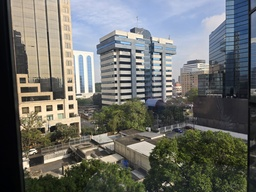
#> input picture src/img/ours_1.jpg, 256 x 192 px, shrunk from 4000 x 3000 before the run
$ jupyter execute panorama.ipynb
#> lines starting #> are read from the running program, lines starting #| are printed output that depends on the picture
# Proyecto 03 - Panorama
Integrantes:
- Sara Echeverría 21371
- Melissa Pérez 21385
- Ricardo Mendez 21289

Repositorio: https://github.com/bl33h/panoramaBuilder

[cell 1]
import numpy as np
import cv2 as cv2
import matplotlib.pyplot as plt

### 01. Images

[cell 2]
def load_images(paths):
    return [cv2.imread(p) for p in paths]
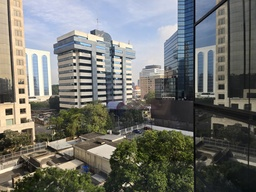
#> input picture src/img/ours_2.jpg, 256 x 192 px, shrunk from 4000 x 3000 before the run
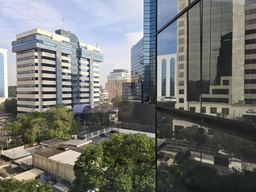
#> input picture src/img/ours_3.jpg, 256 x 192 px, shrunk from 4000 x 3000 before the run
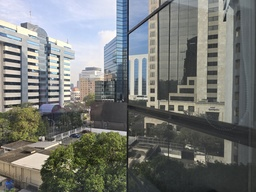
#> input picture src/img/ours_4.jpg, 256 x 192 px, shrunk from 4000 x 3000 before the run

[cell 3]
image_paths = ['./img/ours_1.jpg', './img/ours_2.jpg', './img/ours_3.jpg', './img/ours_4.jpg']
images = load_images(image_paths)
#> images = 4 items

### 02. Matching pairs

[cell 4]
def detect_and_match(img1, img2):
    orb = cv2.ORB_create(10000)
    kp1, des1 = orb.detectAndCompute(img1, None)
    kp2, des2 = orb.detectAndCompute(img2, None)

    if des1 is None or des2 is None or len(des1) < 4 or len(des2) < 4:
        print("Warning: Not enough keypoints detected")
        return np.eye(3), None, kp1, kp2, []

    matcher = cv2.BFMatcher(cv2.NORM_HAMMING, crossCheck=True)
    matches = matcher.match(des1, des2)

    matches = sorted(matches, key=lambda x: x.distance)

    good_matches = matches[:max(4, int(len(matches) * 0.15))]

    if len(good_matches) < 4:
        print(f"Warning: Only {len(good_matches)} good matches found, needed at least 4")
        return np.eye(3), None, kp1, kp2, good_matches

    pts1 = np.float32([kp1[m.queryIdx].pt for m in good_matches]).reshape(-1,1,2)
    pts2 = np.float32([kp2[m.trainIdx].pt for m in good_matches]).reshape(-1,1,2)

    H, mask = cv2.findHomography(pts2, pts1, cv2.RANSAC, 5.0)

    if H is None:
        print("Warning: Failed to find homography")
        return np.eye(3), None, kp1, kp2, good_matches

    return H, mask, kp1, kp2, good_matches

[cell 5]
def build_homographies(images, detect_and_match_fn):
    n = len(images)
    base_idx = n // 2
    Hs = [None] * n
    Hs[base_idx] = np.eye(3)

    print("Computing homographies for images before reference...")
    for i in range(base_idx - 1, -1, -1):
        print(f"Processing image pair {i+1} -> {i}")
        H, mask, kp1, kp2, matches = detect_and_match_fn(images[i + 1], images[i])
        if H is not None:
            Hs[i] = Hs[i + 1] @ H
        else:
            print(f"Warning: Using identity homography for image {i}")
            Hs[i] = Hs[i + 1]

    print("Computing homographies for images after reference...")
    for i in range(base_idx + 1, n):
        print(f"Processing image pair {i-1} -> {i}")
        H, mask, kp1, kp2, matches = detect_and_match_fn(images[i - 1], images[i])
        if H is not None:
            try:
                H_inv = np.linalg.inv(H)
                Hs[i] = Hs[i - 1] @ H_inv
            except np.linalg.LinAlgError:
                print(f"Warning: Matrix inversion failed for image {i}, using identity")
                Hs[i] = Hs[i - 1]
        else:
            print(f"Warning: Using identity homography for image {i}")
            Hs[i] = Hs[i - 1]

    return Hs

[cell 6]
Hs = build_homographies(images, detect_and_match)
#> in build_homographies, `n = len(images)`: n = 4
#> in build_homographies, `base_idx = n // 2`: base_idx = 2
#> in build_homographies, `Hs = [None] * n`: Hs = 4 items
#> the loop in build_homographies, `for i in range(base_idx - 1, -1, -1):` made 2 passes
#> matches on passes 1 to 2: 129 matches, 133 matches
#> the loop in build_homographies, `for i in range(base_idx + 1, n):` made 1 pass
#> matches on pass 1: 122 matches
#> Hs = 4 items
print("Homography matrices calculated successfully!")

[cell 7]
# mostrar matching pairs
def show_matching_pairs(images):
    for i in range(len(images) - 1):
        img1 = images[i]
        img2 = images[i + 1]

        # Use our enhanced detect_and_match function
        _, _, kp1, kp2, matches = detect_and_match(img1, img2)

        # Display at most 50 best matches
        display_matches = matches[:min(50, len(matches))]

        # dibujar matches
        img_matches = cv2.drawMatches(img1, kp1, img2, kp2, display_matches, None,
                                    flags=cv2.DrawMatchesFlags_NOT_DRAW_SINGLE_POINTS)

        plt.figure(figsize=(12, 6))
        plt.imshow(cv2.cvtColor(img_matches, cv2.COLOR_BGR2RGB))
        plt.title(f'Matching entre imagen {i+1} y {i+2} - {len(display_matches)} coincidencias')
        plt.axis('off')
        plt.show()

[cell 8]
show_matching_pairs(images)
#> the loop in show_matching_pairs, `for i in range(len(images) - 1):` made 3 passes
#> pass 1, in show_matching_pairs, `img_matches = cv2.drawMatches(img1, kp1, img2, kp2, display_matches, N..`:
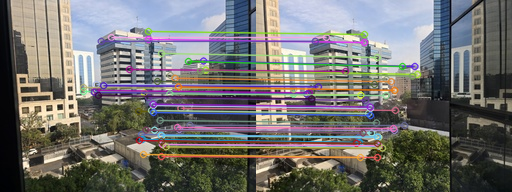
#> img_matches: shape (192, 512, 3); mean B, G, R 111.9, 114, 115.2
#> in show_matching_pairs, img1 is the input picture: shape (192, 256, 3); mean B, G, R 112.5, 116, 113.9

### 03. Wrapping

[cell 9]
def warp_images(images, Hs):
    base_img = images[1]
    h, w = base_img.shape[:2]

    all_corners = []
    for i, H in enumerate(Hs):
        img = images[i]
        h_i, w_i = img.shape[:2]
        corners_i = np.array([[0, 0], [0, h_i], [w_i, h_i], [w_i, 0]], dtype=np.float32).reshape(-1,1,2)
        warped_corners = cv2.perspectiveTransform(corners_i, H)
        all_corners.append(warped_corners)

    all_corners = np.concatenate(all_corners, axis=0)
    [xmin, ymin] = np.int32(all_corners.min(axis=0).ravel() - 0.5)
    [xmax, ymax] = np.int32(all_corners.max(axis=0).ravel() + 0.5)

    trans = np.array([[1, 0, -xmin],
                      [0, 1, -ymin],
                      [0, 0, 1]])

    warped_imgs = []
    for i, img in enumerate(images):
        H_total = trans @ Hs[i]
        warped = cv2.warpPerspective(img, H_total, (xmax - xmin, ymax - ymin))
        warped_imgs.append(warped)

    return warped_imgs, (xmax - xmin, ymax - ymin)

[cell 10]
warped_imgs, size = warp_images(images, Hs)
#> in warp_images, base_img is the input picture: shape (192, 256, 3); mean B, G, R 109, 114, 112.9
#> the loop in warp_images, `for i, H in enumerate(Hs):` made 4 passes
#> (H, warped_corners) on pass 3: ([[1, 0, 0], [0, 1, 0], [0, 0, 1]], [[0, 0], [0, 192], [256, 192], [256, 0]])
#> after the loop in warp_images, `for i, H in enumerate(Hs):`: all_corners = [[[-197.2, -69.48], [-241.2, 295.8], [163.8, 179.4], [162.5, 28.35]], [[-60.31, -17.58], [-76.97, 223], [208.9, 184.6], [205.7, 19.36]], [[0, 0], [0, 192], [256, 192], [256, 0]], [[-49.97, -17.38], [-53.06, 208], [216, 180.7], [216.7, 9.18]]]
#> in warp_images, `all_corners = np.concatenate(all_corners, axis=0)`: all_corners = 16 rows, first 8: [-197.2, -69.48], [-241.2, 295.8], [163.8, 179.4], [162.5, 28.35], [-60.31, -17.58], [-76.97, 223], [208.9, 184.6], [205.7, 19.36]
#> in warp_images, `[xmin, ymin] = np.int32(all_corners.min(axis=0).ravel() - 0.5)`: xmin = -241; ymin = -69
#> in warp_images, `[xmax, ymax] = np.int32(all_corners.max(axis=0).ravel() + 0.5)`: xmax = 256; ymax = 296
#> in warp_images, `trans = np.array([[1, 0, -xmin], [0, 1, -ymin], [0, 0, 1]])`: trans = [[1, 0, 241], [0, 1, 69], [0, 0, 1]]
#> the loop in warp_images, `for i, img in enumerate(images):` made 4 passes
#> H_total on pass 3: [[1, 0, 241], [0, 1, 69], [0, 0, 1]]
#> pass 1, in warp_images, `warped = cv2.warpPerspective(img, H_total, (xmax - xmin, ymax - ymin))`:
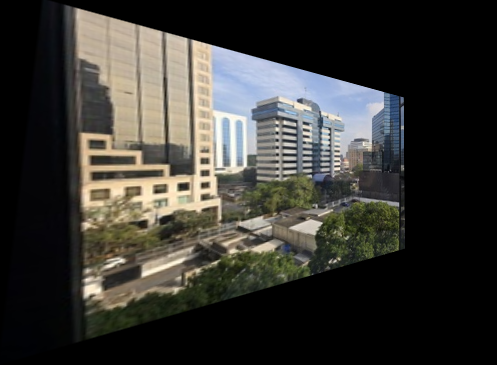
#> warped: shape (365, 497, 3); mean B, G, R 51.1, 55.5, 56.7
#> after the loop in warp_images, `for i, img in enumerate(images):`: warped_imgs = 4 items
#> warped_imgs = 4 items; size = (497, 365)

[cell 11]
def show_warped_images_overlay(warped_imgs, canvas_size):
    h, w = canvas_size[1], canvas_size[0]
    canvas = np.zeros((h, w, 3), dtype=np.float32)

    for i, img in enumerate(warped_imgs):
        mask = (img > 0).astype(np.float32)
        canvas += img.astype(np.float32) * 0.5 * mask

    canvas = np.clip(canvas, 0, 255).astype(np.uint8)
    plt.figure(figsize=(12, 6))
    plt.imshow(cv2.cvtColor(canvas, cv2.COLOR_BGR2RGB))
    plt.title("wrapped images")
    plt.axis("off")
    plt.show()

[cell 12]
warped_imgs, canvas_size = warp_images(images, Hs)
#> the loop in warp_images (call 2), `for i, H in enumerate(Hs):` made 4 passes
#> the loop in warp_images (call 2), `for i, img in enumerate(images):` made 4 passes
#> canvas_size = (497, 365)
show_warped_images_overlay(warped_imgs, canvas_size)
#> in show_warped_images_overlay, `h, w = canvas_size[1], canvas_size[0]`: h = 365; w = 497
#> the loop in show_warped_images_overlay, `for i, img in enumerate(warped_imgs):` made 4 passes
#> in show_warped_images_overlay, `canvas = np.clip(canvas, 0, 255).astype(np.uint8)`:
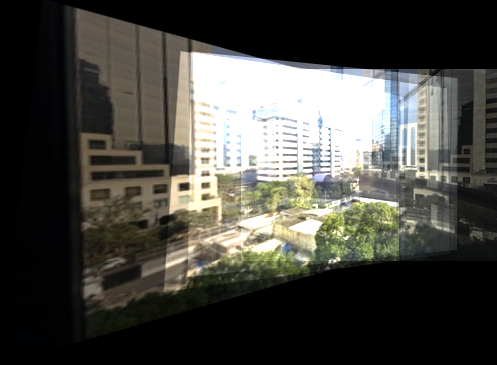
#> canvas: shape (365, 497, 3); mean B, G, R 65.7, 71.5, 72.1

### 04. Blending

[cell 13]
def blend_images(warped_imgs, size):
    height, width = size[1], size[0]
    panorama = np.zeros((height, width, 3), dtype=np.float32)

    weight_masks = []
    for img in warped_imgs:
        mask = (img.sum(axis=2) > 0).astype(np.float32)
        dist = cv2.distanceTransform(mask.astype(np.uint8), cv2.DIST_L2, 5)

        if dist.max() > 0:
            dist = dist / dist.max()
            dist = np.power(dist, 2.0)

        weight_masks.append(dist)

    weight_sum = np.sum(np.array(weight_masks), axis=0)
    weight_sum = np.maximum(weight_sum, 1e-10)

    for i, img in enumerate(warped_imgs):
        normalized_weight = weight_masks[i] / weight_sum
        panorama += img.astype(np.float32) * normalized_weight[:, :, np.newaxis]

    for c in range(3):
        channel = panorama[:,:,c]
        non_zero = channel[channel > 0]
        if len(non_zero) > 0:
            min_val, max_val = np.percentile(non_zero, [5, 95])
            channel = np.clip(channel, min_val, max_val)
            channel = 255 * (channel - min_val) / (max_val - min_val)
            panorama[:,:,c] = channel

    panorama_bgr = np.clip(panorama, 0, 255).astype(np.uint8)
    hsv = cv2.cvtColor(panorama_bgr, cv2.COLOR_BGR2HSV).astype(np.float32)
    hsv[:,:,1] = hsv[:,:,1] * 1.2
    hsv[:,:,1] = np.clip(hsv[:,:,1], 0, 255)
    hsv[:,:,2] = hsv[:,:,2] * 1.05
    hsv[:,:,2] = np.clip(hsv[:,:,2], 0, 255)
    panorama_enhanced = cv2.cvtColor(hsv.astype(np.uint8), cv2.COLOR_HSV2BGR)

    return panorama_enhanced

[cell 14]
warped_imgs, size = warp_images(images, Hs)
panorama = blend_images(warped_imgs, size)
#> in blend_images, `height, width = size[1], size[0]`: height = 365; width = 497
#> the loop in blend_images, `for img in warped_imgs:` made 4 passes
#> after the loop in blend_images, `for img in warped_imgs:`:
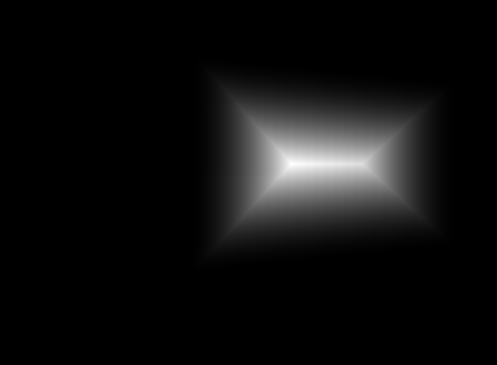
#> dist: shape (365, 497) float32; min 0, max 1, mean 0.0591
#> after the loop in blend_images, `for img in warped_imgs:`: weight_masks = 4 items
#> the loop in blend_images, `for i, img in enumerate(warped_imgs):` made 4 passes
#> the loop in blend_images, `for c in range(3):` made 3 passes
#> (min_val, max_val) on passes 1 to 3: (6, 219.3), (4, 210.3), (4, 214.9)
#> after the loop in blend_images, `for c in range(3):`:
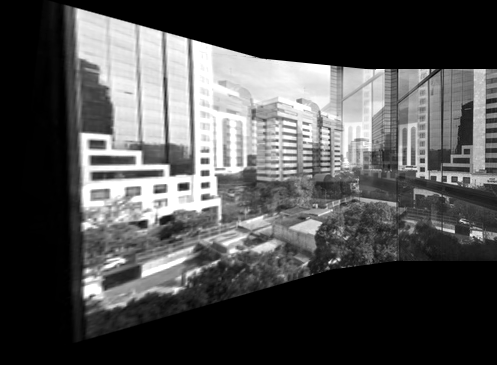
#> channel: shape (365, 497) float32; min 0, max 255, mean 79.1
#> after the loop in blend_images, `for c in range(3):`:
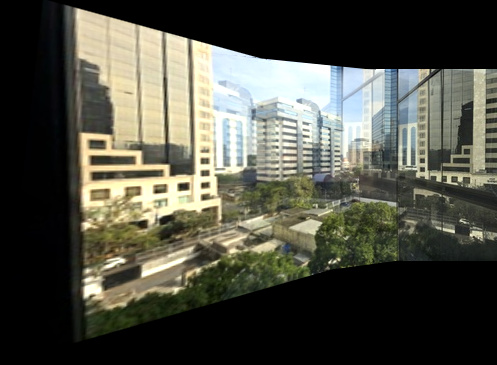
#> panorama: shape (365, 497, 3) float32; mean B, G, R 68.6, 79.5, 79.1
#> in blend_images, `hsv[:,:,1] = np.clip(hsv[:,:,1], 0, 255)`:
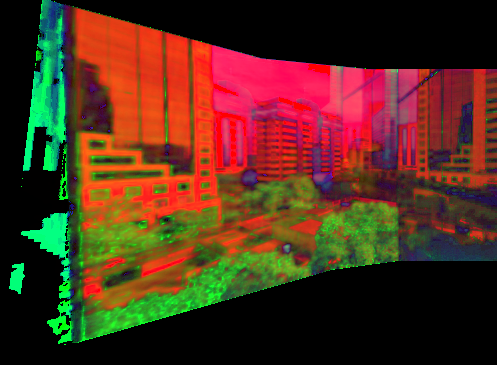
#> hsv: shape (365, 497, 3) float32; mean B, G, R 27.8, 46.9, 82.2
#> in blend_images, `hsv[:,:,2] = np.clip(hsv[:,:,2], 0, 255)`: hsv: shape (365, 497, 3) float32; mean B, G, R 27.8, 46.9, 85.4

## Result

[cell 15]
def display_image(img, title='Result'):
    plt.figure(figsize=(12,6))
    plt.imshow(cv2.cvtColor(img, cv2.COLOR_BGR2RGB))
    plt.title(title)
    plt.axis('off')
    plt.show()

[cell 16]
plt.figure(figsize=(14, 8))
plt.imshow(cv2.cvtColor(panorama, cv2.COLOR_BGR2RGB))
plt.title('Panorama', fontsize=16)
plt.axis('off')
plt.show()
